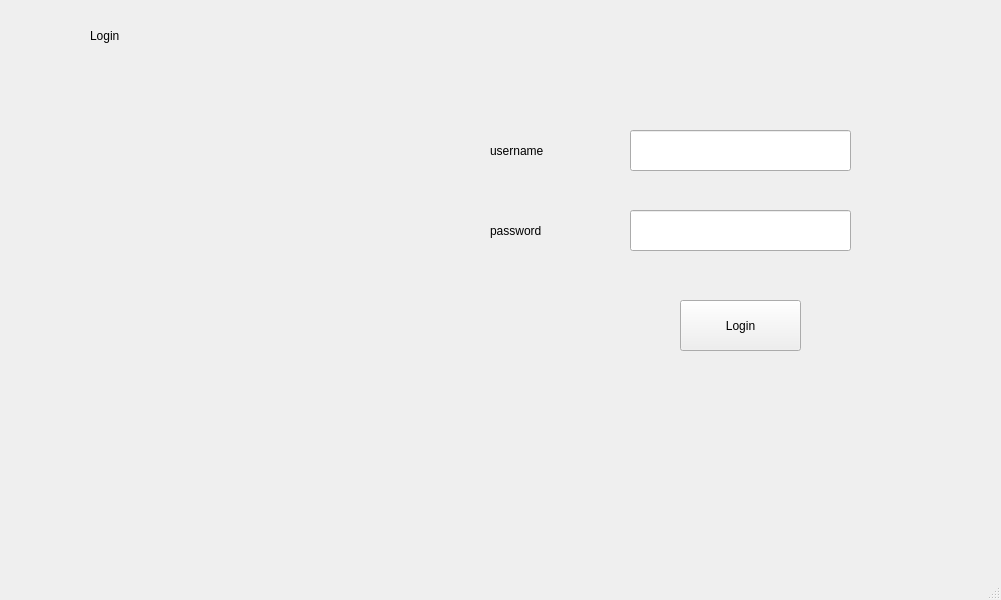
<?xml version="1.0" encoding="UTF-8"?>
<ui version="4.0">
 <class>login</class>
 <widget class="QMainWindow" name="login">
  <property name="geometry">
   <rect>
    <x>0</x>
    <y>0</y>
    <width>1001</width>
    <height>600</height>
   </rect>
  </property>
  <property name="windowTitle">
   <string>MainWindow</string>
  </property>
  <property name="styleSheet">
   <string notr="true">background-image: url(:/build-DBMS-Desktop_Qt_5_9_9_MSVC2015_32bit-Debug/DBMS/res/6.jpg);</string>
  </property>
  <widget class="QWidget" name="centralwidget">
   <widget class="QLineEdit" name="lineEdit">
    <property name="geometry">
     <rect>
      <x>630</x>
      <y>130</y>
      <width>221</width>
      <height>41</height>
     </rect>
    </property>
    <property name="styleSheet">
     <string notr="true">background-image: url(:/build-DBMS-Desktop_Qt_5_9_9_MSVC2015_32bit-Debug/DBMS/res/back (2).png);</string>
    </property>
   </widget>
   <widget class="QLineEdit" name="lineEdit_2">
    <property name="geometry">
     <rect>
      <x>630</x>
      <y>210</y>
      <width>221</width>
      <height>41</height>
     </rect>
    </property>
    <property name="styleSheet">
     <string notr="true">background-image: url(:/build-DBMS-Desktop_Qt_5_9_9_MSVC2015_32bit-Debug/DBMS/res/back (2).png);</string>
    </property>
   </widget>
   <widget class="QLabel" name="label">
    <property name="geometry">
     <rect>
      <x>490</x>
      <y>130</y>
      <width>121</width>
      <height>41</height>
     </rect>
    </property>
    <property name="styleSheet">
     <string notr="true">font: 75 16pt &quot;Berlin Sans FB Demi&quot;;</string>
    </property>
    <property name="text">
     <string>username</string>
    </property>
   </widget>
   <widget class="QLabel" name="label_2">
    <property name="geometry">
     <rect>
      <x>490</x>
      <y>210</y>
      <width>131</width>
      <height>41</height>
     </rect>
    </property>
    <property name="styleSheet">
     <string notr="true">font: 75 16pt &quot;Berlin Sans FB Demi&quot;;</string>
    </property>
    <property name="text">
     <string>password</string>
    </property>
   </widget>
   <widget class="QPushButton" name="pushButton">
    <property name="geometry">
     <rect>
      <x>680</x>
      <y>300</y>
      <width>121</width>
      <height>51</height>
     </rect>
    </property>
    <property name="styleSheet">
     <string notr="true">font: 75 16pt &quot;Berlin Sans FB Demi&quot;;</string>
    </property>
    <property name="text">
     <string>Login</string>
    </property>
   </widget>
   <widget class="QLabel" name="label_3">
    <property name="geometry">
     <rect>
      <x>90</x>
      <y>10</y>
      <width>131</width>
      <height>51</height>
     </rect>
    </property>
    <property name="styleSheet">
     <string notr="true">font: 75 26pt &quot;Berlin Sans FB Demi&quot;;</string>
    </property>
    <property name="text">
     <string>Login</string>
    </property>
   </widget>
   <widget class="QLabel" name="label_4">
    <property name="geometry">
     <rect>
      <x>10</x>
      <y>0</y>
      <width>61</width>
      <height>71</height>
     </rect>
    </property>
    <property name="styleSheet">
     <string notr="true">background-image: url(:/build-DBMS-Desktop_Qt_5_9_9_MSVC2015_32bit-Debug/DBMS/res/mouse.png);</string>
    </property>
    <property name="text">
     <string/>
    </property>
   </widget>
   <widget class="QLabel" name="label_5">
    <property name="geometry">
     <rect>
      <x>40</x>
      <y>90</y>
      <width>421</width>
      <height>381</height>
     </rect>
    </property>
    <property name="styleSheet">
     <string notr="true">border-image: url(:/build-DBMS-Desktop_Qt_5_9_9_MSVC2015_32bit-Debug/DBMS/res/Login.png);</string>
    </property>
    <property name="text">
     <string/>
    </property>
   </widget>
  </widget>
  <widget class="QMenuBar" name="menubar">
   <property name="geometry">
    <rect>
     <x>0</x>
     <y>0</y>
     <width>1001</width>
     <height>26</height>
    </rect>
   </property>
  </widget>
  <widget class="QStatusBar" name="statusbar"/>
 </widget>
 <resources/>
 <connections/>
</ui>
